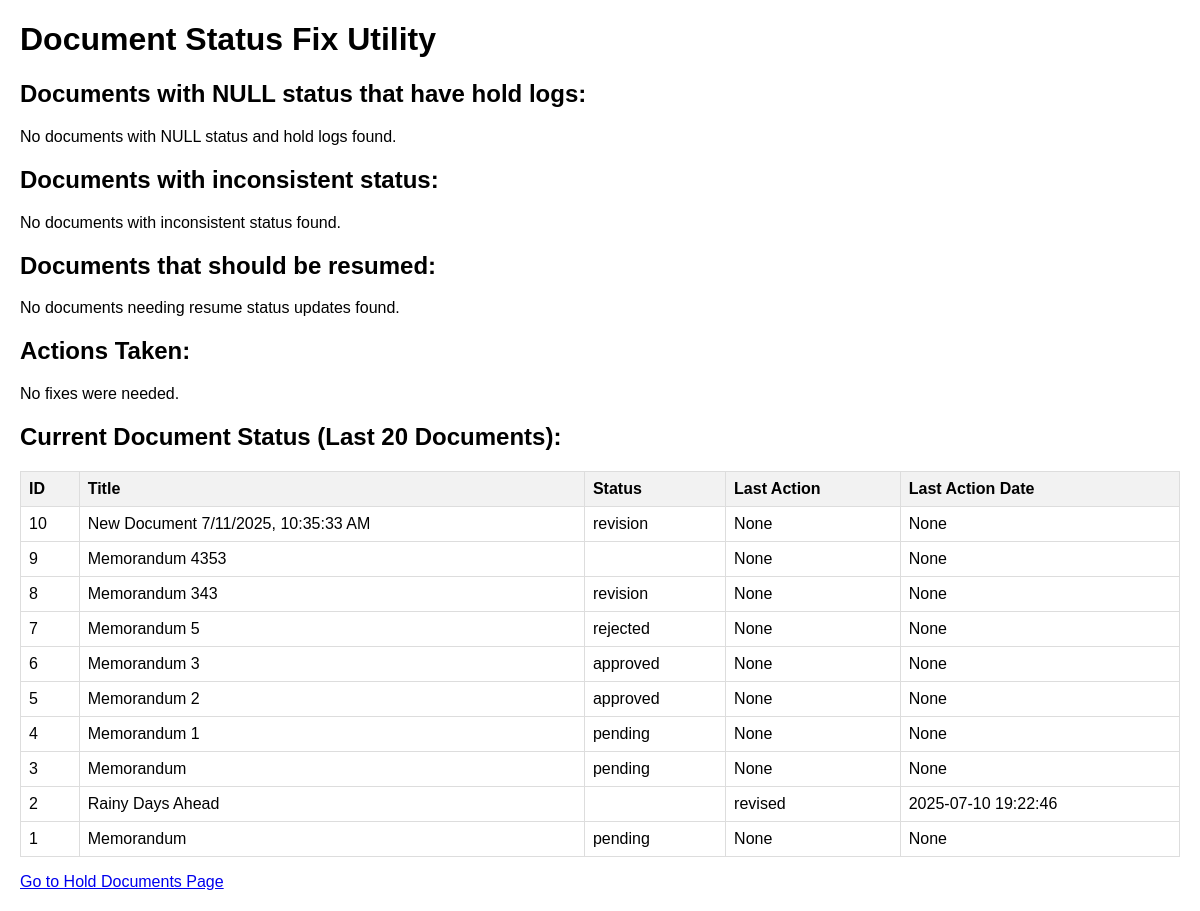
Page /fix_document_status.php on the committed database.
### tables this page shows
CREATE TABLE `documents` (
  `document_id` int(11) NOT NULL,
  `title` varchar(255) NOT NULL,
  `type_id` int(11) DEFAULT NULL,
  `creator_id` int(11) DEFAULT NULL,
  `file_path` varchar(255) DEFAULT NULL,
  `content_path` varchar(255) DEFAULT NULL,
  `current_step` int(11) DEFAULT NULL,
  `status` enum('draft','pending','approved','rejected','revision') DEFAULT 'draft',
  `verification_code` varchar(10) DEFAULT NULL,
  `created_at` timestamp NOT NULL DEFAULT current_timestamp(),
  `google_doc_id` varchar(255) DEFAULT NULL,
  `revision_requesting_office_id` int(11) DEFAULT NULL,
  `updated_at` timestamp NOT NULL DEFAULT current_timestamp() ON UPDATE current_timestamp(),
  `has_qr_signature` tinyint(1) DEFAULT 0,
  `is_urgent` tinyint(1) NOT NULL DEFAULT 0
);

### fix_document_status.php (the view, shortened to what this page needs)
<?php
require_once './includes/config.php';
$fixes = array();
$errors = array();
echo "<!DOCTYPE html>
<html>
<head>
    <title>Fix Document Status</title>
    <style>
        body { font-family: Arial, sans-serif; margin: 20px; }
        .success { color: green; }
        .error { color: red; }
        table { border-collapse: collapse; width: 100%; }
        th, td { border: 1px solid #ddd; padding: 8px; text-align: left; }
        th { background-color: #f2f2f2; }
        .fixed { background-color: #d4edda; }
    </style>
</head>
<body>
    <h1>Document Status Fix Utility</h1>";
$find_null_with_hold = "SELECT d.document_id, d.title, d.status, MAX(dl.created_at) as last_hold_date
                       FROM documents d
                       JOIN document_logs dl ON d.document_id = dl.document_id
                       WHERE dl.action = 'hold'
                       GROUP BY d.document_id, d.title, d.status";
$null_result = $conn->query($find_null_with_hold);
if (!$null_result) {
    $errors[] = "Error querying for NULL status documents: " . $conn->error;
} else {
    $docs_to_fix = array();
    echo "<h2>Documents with NULL status that have hold logs:</h2>";
    if (count($docs_to_fix) === 0) {
        echo "<p>No documents with NULL status and hold logs found.</p>";
    }
}
$find_inconsistent = "SELECT d.document_id, d.title, d.status,
                      MAX(dl.created_at) as last_action_date,
                      (SELECT dl2.action FROM document_logs dl2
                       WHERE dl2.document_id = d.document_id
                       ORDER BY dl2.created_at DESC LIMIT 1) as last_action
                      FROM documents d
                      JOIN document_logs dl ON d.document_id = dl.document_id
                      WHERE (d.status != 'on_hold' OR d.status IS NULL)
                      GROUP BY d.document_id, d.title, d.status
                      HAVING last_action = 'hold'";
$inconsistent_result = $conn->query($find_inconsistent);
if (!$inconsistent_result) {
    $errors[] = "Error querying for inconsistent status documents: " . $conn->error;
} else {
    $inconsistent_docs = array();
    echo "<h2>Documents with inconsistent status:</h2>";
    if (count($inconsistent_docs) === 0) {
        echo "<p>No documents with inconsistent status found.</p>";
    }
}
$find_resumed = "SELECT d.document_id, d.title, d.status,
                MAX(dl.created_at) as last_action_date,
                (SELECT dl2.action FROM document_logs dl2
                 WHERE dl2.document_id = d.document_id
                 ORDER BY dl2.created_at DESC LIMIT 1) as last_action
                FROM documents d
                JOIN document_logs dl ON d.document_id = dl.document_id
                WHERE d.status = 'on_hold'
                GROUP BY d.document_id, d.title, d.status
                HAVING last_action = 'resume'";
$resumed_result = $conn->query($find_resumed);
if (!$resumed_result) {
    $errors[] = "Error querying for resumed documents: " . $conn->error;
} else {
    $resumed_docs = array();
    echo "<h2>Documents that should be resumed:</h2>";
    if (count($resumed_docs) === 0) {
        echo "<p>No documents needing resume status updates found.</p>";
    }
}
echo "<h2>Actions Taken:</h2>";
if (count($fixes) > 0) {
    echo "<ul class='success'>";
    foreach ($fixes as $fix) {
        echo "<li>" . $fix . "</li>";
    }
    echo "</ul>";
} else {
    echo "<p>No fixes were needed.</p>";
}
$current_docs = $conn->query("SELECT d.document_id, d.title, d.status,
                            (SELECT dl.action FROM document_logs dl
                             WHERE dl.document_id = d.document_id
                             ORDER BY dl.created_at DESC LIMIT 1) as last_action,
                            (SELECT dl.created_at FROM document_logs dl
                             WHERE dl.document_id = d.document_id
                             ORDER BY dl.created_at DESC LIMIT 1) as last_action_date
                            FROM documents d
                            ORDER BY d.document_id DESC
                            LIMIT 20");
echo "<h2>Current Document Status (Last 20 Documents):</h2>";
echo "<table>";
echo "<tr>
        <th>ID</th>
        <th>Title</th>
        <th>Status</th>
        <th>Last Action</th>
        <th>Last Action Date</th>
      </tr>";
while ($row = $current_docs->fetch_assoc()) {
    $rowClass = "";
    echo "<tr $rowClass>";
    echo "<td>" . $row['document_id'] . "</td>";
    echo "<td>" . $row['title'] . "</td>";
    echo "<td>" . ($row['status'] !== null ? $row['status'] : 'NULL') . "</td>";
    echo "<td>" . ($row['last_action'] !== null ? $row['last_action'] : 'None') . "</td>";
    echo "<td>" . ($row['last_action_date'] !== null ? $row['last_action_date'] : 'None') . "</td>";
    echo "</tr>";
}
echo "</table>";
echo "<p><a href='dashboard.php?page=hold'>Go to Hold Documents Page</a></p>";
echo "</body></html>";
?>

### fix_document_status.php (style rules this page uses)
body { font-family: Arial, sans-serif; margin: 20px; }
table { border-collapse: collapse; width: 100%; }
th, td { border: 1px solid #ddd; padding: 8px; text-align: left; }
th { background-color: #f2f2f2; }

### rows in the picture
documents: document_id "10", title "New Document 7/11/2025, 10:35:33 AM", status "revision", shows "None"
documents: document_id "9", title "Memorandum 4353", shows "None"
documents: document_id "8", title "Memorandum 343", status "revision", shows "None"
documents: document_id "7", title "Memorandum 5", status "rejected", shows "None"
documents: document_id "6", title "Memorandum 3", status "approved", shows "None"
documents: document_id "5", title "Memorandum 2", status "approved", shows "None"
documents: document_id "4", title "Memorandum 1", status "pending", shows "None"
documents: document_id "3", title "Memorandum", status "pending", shows "None"
documents: document_id "2", title "Rainy Days Ahead", last_action "revised", last_action_date "2025-07-10 19:22:46"
documents: document_id "1", title "Memorandum", status "pending", shows "None"
